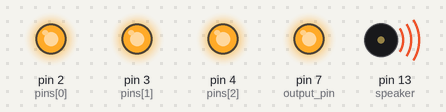
Bench run of a sketch on a simulated Arduino Uno, built with avr-gcc and run on an emulated ATmega328P. Shown: output pins drawn as LEDs (lit = HIGH), buzzer (waves = sounding).

Above: at 3.0 s.
At 5.5 s:
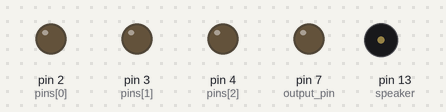
Timing chart, 0 to 8.5 s (numbered marks = the images above):
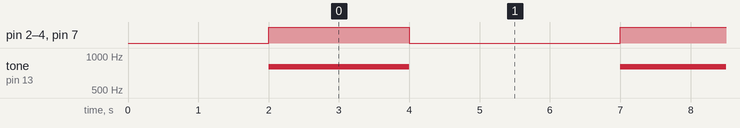

The sketch:

sound_with_lights.ino
```cpp
/*
sound_with_lights.ino

This sketch generates square wave tones together with shining LEDs.

@bartulem 2022
*/

#define output_pin 7
#define speaker 13
#define N_PINS 3
const int pins[N_PINS] = {2, 3, 4};
int freq = 800;
int initial_delay = 2000;
int ipi_delay = 3000;
int tone_delay = 2000;
unsigned long on_time;
unsigned long off_time;

void setup()
{
  Serial.begin(115200);
  for(int i=0; i<N_PINS; i++) {
    pinMode(pins[i], OUTPUT);
    digitalWrite(pins[i], LOW);
  }
  pinMode(speaker, OUTPUT);
  pinMode(output_pin, OUTPUT);
  digitalWrite(output_pin, LOW);
  delay(initial_delay);
}

void loop()
{
  on_time = millis();
  while (millis()-on_time <= tone_delay) {
    for(int i=0; i<N_PINS; i++){digitalWrite(pins[i], HIGH);}
    digitalWrite(output_pin, HIGH);
    tone(speaker, freq);
  }

  off_time = millis();
  while (millis()-off_time <= ipi_delay) {
    for(int i=0; i<N_PINS; i++){digitalWrite(pins[i], LOW);}
    digitalWrite(output_pin, LOW);
    noTone(speaker);
    }
}
```

Measured:
- by itself, pin 2 (pins[0]), pin 3 (pins[1]), pin 4 (pins[2]), pin 7 (output_pin): alternates HIGH for 2.0 s and LOW for 3.0 s
- by itself, tone on pin 13 (speaker): alternates 800 Hz for 2.0 s and silent for 3.0 s
